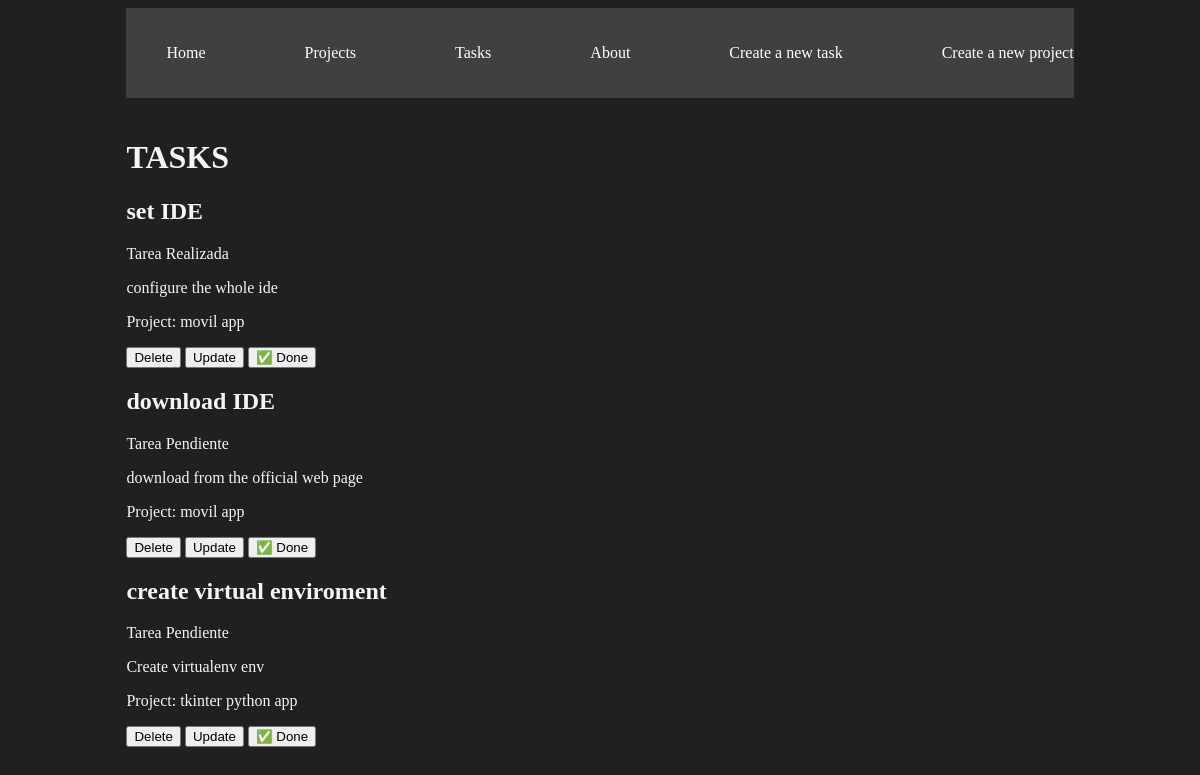
The page /tasks/ on the database as committed earlier.
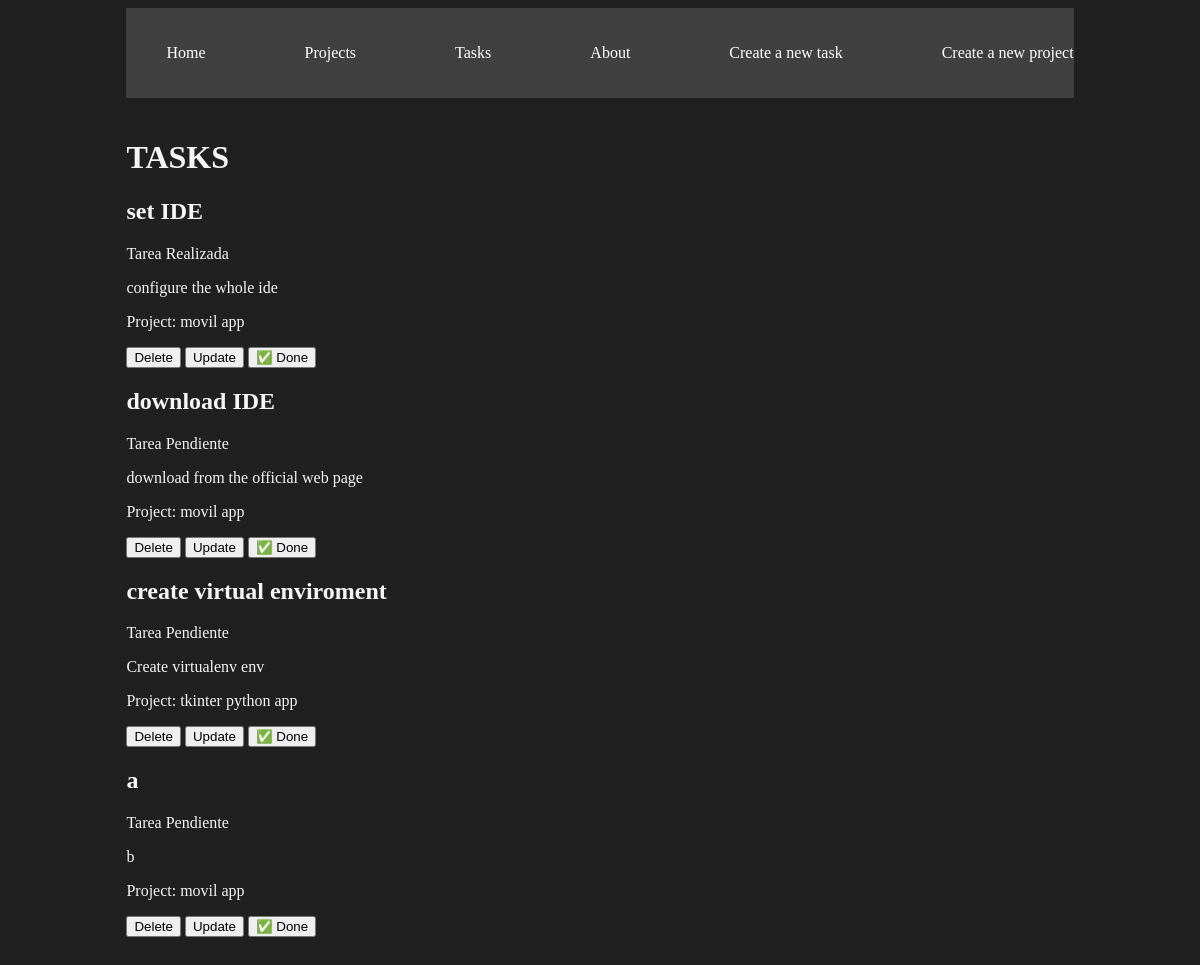
The same page on the database as committed later.
### myapp/models.py (models this page shows, shortened)
class Task (models.Model):
    title = models.CharField(max_length=200)
    description = models.TextField()
    project = models.ForeignKey(Project, on_delete=models.CASCADE)
    done = models.BooleanField(default= False)

class Project(models.Model):
    name= models.CharField(max_length=200)

### myapp/views.py (the view)
# urls.py: path('tasks/', views.task, name='tasks'),
def task (request):
    tasks = Task.objects.all()
    return render (request , 'tasks/tasks.html', {'tasks': tasks})

### myapp/templates/tasks/tasks.html (shortened to what this page needs)
{% extends 'layouts/base.html' %}
{% block content %}
<!DOCTYPE html>
<html lang="en">
<head>
</head>
<body>
    <h1>TASKS</h1>
    {% for task in tasks %}
    <h2>{{task.title}}</h2>
    {% if task.done == False %}
    <p>Tarea Pendiente</p>
    {% else %}
    <p>Tarea Realizada</p>
    {% endif %}
    <p>{{task.description}}</p>
    <p>Project: {{task.project.name}}</p>
    <button>Delete</button>
    <button>Update</button>
    <button>&#x2705; Done</button>
    {% endfor %}
</body>
</html>
{% endblock %}

Rows that differ between the two databases and show on the page:
added Task: title "a", done "Tarea Pendiente", description "b", project.name "movil app"
